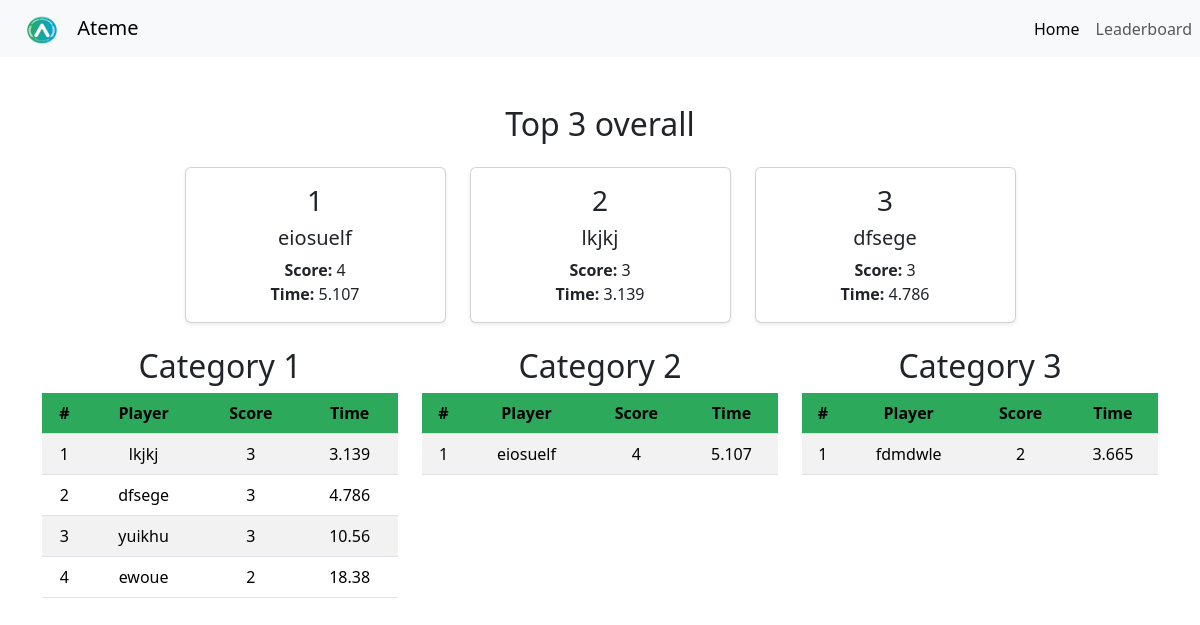
The page /leaderboard on the database as committed earlier.
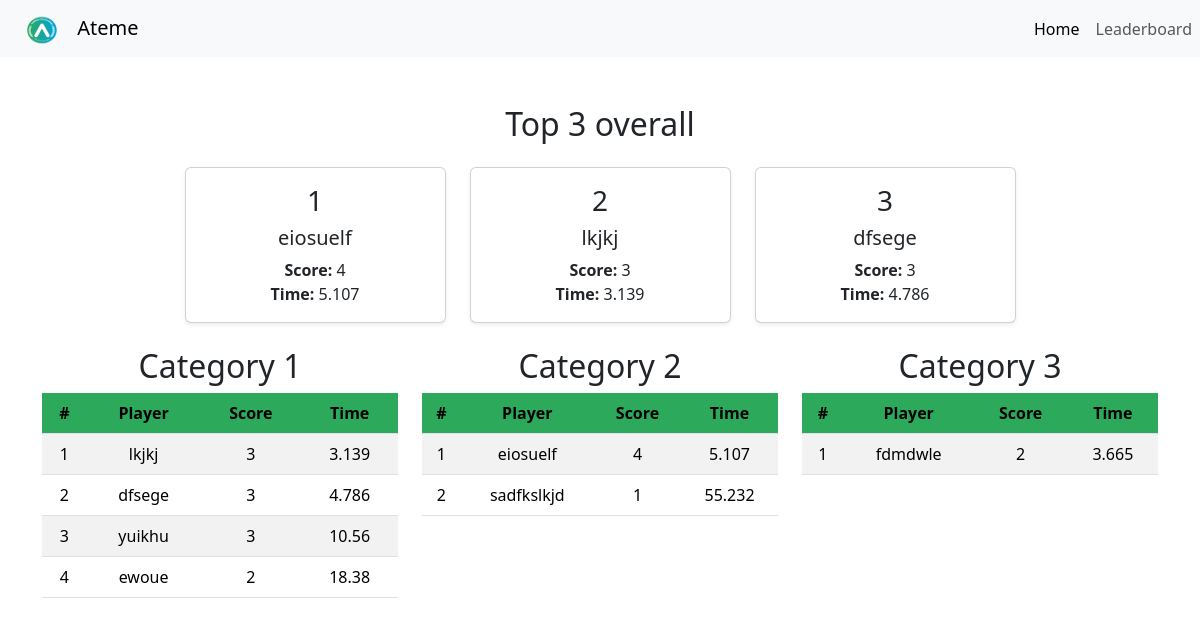
The same page on the database as committed later.
### app/models.py (models this page shows, shortened)
class User(db.Model):
    id: so.Mapped[int] = so.mapped_column(primary_key=True)
    username: so.Mapped[str] = so.mapped_column(sa.String(64), index=True, unique=True)
    score: so.Mapped[int] = so.mapped_column(sa.Integer, index=True)
    time_taken: so.Mapped[float] = so.mapped_column(sa.Float, index=True)
    quiz_type: so.Mapped[int] = so.mapped_column(sa.Integer, index=True)
    day_taken: so.Mapped[datetime] = so.mapped_column(sa.DateTime, index=True)

### app/main/routes.py (the view)
@bp.route('/leaderboard')
def leaderboard():
  users = User.query.order_by(User.score.desc(), User.time_taken.asc()).all()
  type1_users = [u for u in users if u.quiz_type == 1]
  type2_users = [u for u in users if u.quiz_type == 2]
  type3_users = [u for u in users if u.quiz_type == 3]
  top_users = sorted(users, key=lambda u: (-u.score, u.time_taken))[:3]
  return render_template('leaderboard.html', title='Leaderboard', type1_users=type1_users, type2_users=type2_users, type3_users=type3_users, top_users=top_users)

### app/templates/leaderboard.html
{% extends "base.html" %}
{% block content %}
<div class="container mt-5">
  <h2 class="text-center mb-4">Top 3 overall</h2>
  <div class="row justify-content-center text-center">
    {% for user in top_users%}
    <div class="col-md-3">
      <div class="card shadow-sm mb-4">
        <div class="card-body">
          <h3>
            {% if loop.index == 1 %} 1
            {% elif loop.index == 2 %} 2
            {% elif loop.index == 3 %} 3
            {% endif %}
          </h3>
          <h5 class="card-title">{{ user.username }}</h5>
          <p class="card-text">
            <strong>Score:</strong> {{ user.score }}<br>
            <strong>Time:</strong> {{ user.time_taken }}
          </p>
        </div>
      </div>
    </div>
    {% endfor %}
  </div>
  <div class="row">
    <div class="col-md-4">
      <h2 class="text-center">Category 1</h2>
      <div class="table-responsive">
        <table class="table table-striped table-hover text-center align-middle">
          <thead>
            <tr>
              <th>#</th>
              <th>Player</th>
              <th>Score</th>
              <th>Time</th>
            </tr>
          </thead>
          <tbody>
            {% for user in type1_users %}
            <tr>
              <td>{{ loop.index }}</td>
              <td>{{ user.username }}</td>
              <td>{{ user.score }}</td>
              <td>{{ user.time_taken }}</td>
            </tr>
            {% endfor %}
          </tbody>
        </table>
      </div>
    </div>
    <div class="col-md-4">
      <h2 class="text-center">Category 2</h2>
      <div class="table-responsive">
        <table class="table table-striped table-hover text-center align-middle">
          <thead>
            <tr>
              <th>#</th>
              <th>Player</th>
              <th>Score</th>
              <th>Time</th>
            </tr>
          </thead>
          <tbody>
            {% for user in type2_users %}
            <tr>
              <td>{{ loop.index }}</td>
              <td>{{ user.username }}</td>
              <td>{{ user.score }}</td>
              <td>{{ user.time_taken }}</td>
            </tr>
            {% endfor %}
          </tbody>
        </table>
      </div>
    </div>
    <div class="col-md-4">
      <h2 class="text-center">Category 3</h2>
      <div class="table-responsive">
        <table class="table table-striped table-hover text-center align-middle">
          <thead>
            <tr>
              <th>#</th>
              <th>Player</th>
              <th>Score</th>
              <th>Time</th>
            </tr>
          </thead>
          <tbody>
            {% for user in type3_users %}
            <tr>
              <td>{{ loop.index }}</td>
              <td>{{ user.username }}</td>
              <td>{{ user.score }}</td>
              <td>{{ user.time_taken }}</td>
            </tr>
            {% endfor %}
          </tbody>
        </table>
      </div>
    </div>
  </div>
</div>
{% endblock %}

### app/templates/base.html (shortened to what this page needs)
<!doctype html>
<html lang="en">
  <head>
    <link
        href="https://cdn.jsdelivr.net/npm/bootstrap@5.3.2/dist/css/bootstrap.min.css"
        rel="stylesheet"
>
        <link rel="stylesheet" href="{{ url_for('static', filename='styles.css') }}">
  </head>
  <body>
    <nav class="navbar navbar-expand-lg bg-body-tertiary">
        <div class= "container-fluid">
            <a class="navbar-brand" href="#">
                <img src="{{ url_for('static', filename='images/LOGO-Transparent-big.png')}}" alt="logo" width="60" height="30" class="d-inline-block align-text-top">
                Ateme
            </a>
        </div>
        <div class="collapse navbar-collapse">
            <ul class="navbar-nav me-auto mb-2 mb-lg-0">
                <li class="nav_item">
                    <a class="nav-link active" href="{{ url_for('main.index')}}">Home</a>
                </li>
                <li class="nav-item">
                    <a class="nav-link" href="{{ url_for('main.leaderboard')}}">Leaderboard</a>
                </li>
            </ul>
        </div>
    </nav>
    {% block content %}{% endblock %}
  </body>
</html>

### app/static/styles.css (style rules this page uses)
thead { --bs-table-bg: #2CA95B; color: white; }

Rows that differ between the two databases and show on the page:
added User: username "sadfkslkjd", score "1", time_taken "55.232", shown under "Category 2"
